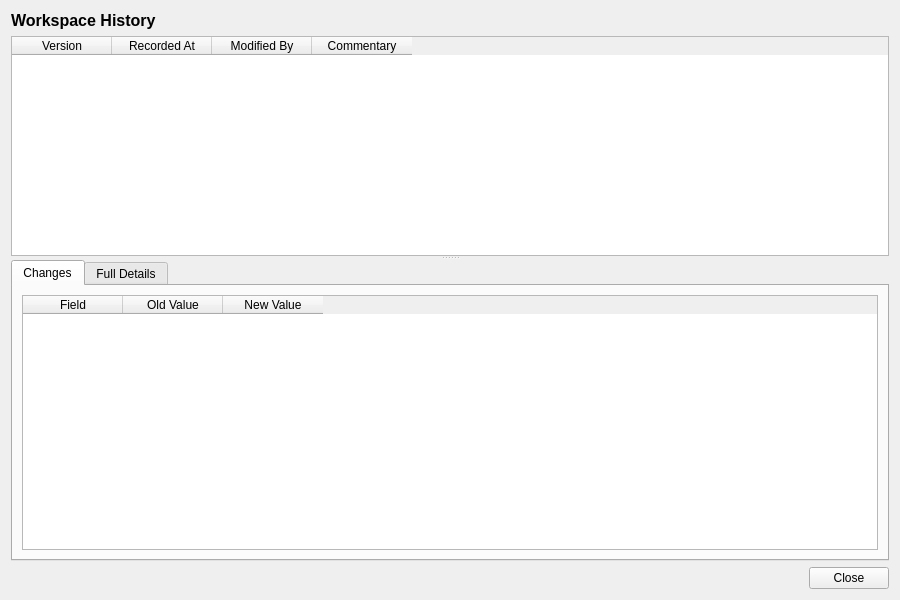
<?xml version="1.0" encoding="UTF-8"?>
<ui version="4.0">
 <class>WorkspaceHistoryDialog</class>
 <widget class="QWidget" name="WorkspaceHistoryDialog">
  <property name="geometry">
   <rect>
    <x>0</x>
    <y>0</y>
    <width>900</width>
    <height>600</height>
   </rect>
  </property>
  <property name="windowTitle">
   <string>Workspace History</string>
  </property>
  <layout class="QVBoxLayout" name="verticalLayout">
   <item>
    <widget class="QLabel" name="titleLabel">
     <property name="font">
      <font>
       <pointsize>12</pointsize>
       <bold>true</bold>
      </font>
     </property>
     <property name="text">
      <string>Workspace History</string>
     </property>
    </widget>
   </item>
   <item>
    <widget class="QSplitter" name="splitter">
     <property name="orientation">
      <enum>Qt::Vertical</enum>
     </property>
     <widget class="QTableWidget" name="versionListWidget">
      <property name="minimumHeight">
       <number>150</number>
      </property>
      <property name="maximumHeight">
       <number>250</number>
      </property>
      <property name="alternatingRowColors">
       <bool>true</bool>
      </property>
      <property name="editTriggers">
       <set>QAbstractItemView::NoEditTriggers</set>
      </property>
      <property name="selectionMode">
       <enum>QAbstractItemView::SingleSelection</enum>
      </property>
      <property name="selectionBehavior">
       <enum>QAbstractItemView::SelectRows</enum>
      </property>
      <column>
       <property name="text">
        <string>Version</string>
       </property>
      </column>
      <column>
       <property name="text">
        <string>Recorded At</string>
       </property>
      </column>
      <column>
       <property name="text">
        <string>Modified By</string>
       </property>
      </column>
      <column>
       <property name="text">
        <string>Commentary</string>
       </property>
      </column>
     </widget>
     <widget class="QWidget" name="detailWidget">
      <layout class="QVBoxLayout" name="detailLayout">
       <property name="leftMargin">
        <number>0</number>
       </property>
       <property name="topMargin">
        <number>0</number>
       </property>
       <property name="rightMargin">
        <number>0</number>
       </property>
       <property name="bottomMargin">
        <number>0</number>
       </property>
       <item>
        <widget class="QTabWidget" name="tabWidget">
         <property name="currentIndex">
          <number>0</number>
         </property>
         <widget class="QWidget" name="changesTab">
          <attribute name="title">
           <string>Changes</string>
          </attribute>
          <layout class="QVBoxLayout" name="changesTabLayout">
           <item>
            <widget class="QTableWidget" name="changesTableWidget">
             <property name="editTriggers">
              <set>QAbstractItemView::NoEditTriggers</set>
             </property>
             <property name="alternatingRowColors">
              <bool>true</bool>
             </property>
             <property name="selectionMode">
              <enum>QAbstractItemView::SingleSelection</enum>
             </property>
             <property name="selectionBehavior">
              <enum>QAbstractItemView::SelectRows</enum>
             </property>
             <column>
              <property name="text">
               <string>Field</string>
              </property>
             </column>
             <column>
              <property name="text">
               <string>Old Value</string>
              </property>
             </column>
             <column>
              <property name="text">
               <string>New Value</string>
              </property>
             </column>
            </widget>
           </item>
          </layout>
         </widget>
         <widget class="QWidget" name="fullDetailsTab">
          <attribute name="title">
           <string>Full Details</string>
          </attribute>
          <layout class="QVBoxLayout" name="fullDetailsTabLayout">
           <item>
            <widget class="QScrollArea" name="scrollArea">
             <property name="widgetResizable">
              <bool>true</bool>
             </property>
             <widget class="QWidget" name="scrollAreaWidgetContents">
              <property name="geometry">
               <rect>
                <x>0</x>
                <y>0</y>
                <width>560</width>
                <height>450</height>
               </rect>
              </property>
              <layout class="QFormLayout" name="formLayout">
               <item row="0" column="0">
                <widget class="QLabel" name="nameLabel">
                 <property name="text">
                  <string>Name:</string>
                 </property>
                </widget>
               </item>
               <item row="0" column="1">
                <widget class="QLabel" name="nameValue">
                 <property name="text">
                  <string/>
                 </property>
                </widget>
               </item>
               <item row="1" column="0">
                <widget class="QLabel" name="descriptionLabel">
                 <property name="text">
                  <string>Description:</string>
                 </property>
                </widget>
               </item>
               <item row="1" column="1">
                <widget class="QLabel" name="descriptionValue">
                 <property name="text">
                  <string/>
                 </property>
                </widget>
               </item>
               <item row="2" column="0">
                <widget class="QLabel" name="source_pathLabel">
                 <property name="text">
                  <string>Source Path:</string>
                 </property>
                </widget>
               </item>
               <item row="2" column="1">
                <widget class="QLabel" name="sourcePathValue">
                 <property name="text">
                  <string/>
                 </property>
                </widget>
               </item>
               <item row="3" column="0">
                <widget class="QLabel" name="parent_workspace_idLabel">
                 <property name="text">
                  <string>Parent:</string>
                 </property>
                </widget>
               </item>
               <item row="3" column="1">
                <widget class="QLabel" name="parentValue">
                 <property name="text">
                  <string/>
                 </property>
                </widget>
               </item>
               <item row="4" column="0">
                <widget class="QLabel" name="owner_idLabel">
                 <property name="text">
                  <string>Owner:</string>
                 </property>
                </widget>
               </item>
               <item row="4" column="1">
                <widget class="QLabel" name="ownerValue">
                 <property name="text">
                  <string/>
                 </property>
                </widget>
               </item>
               <item row="5" column="0">
                <widget class="QLabel" name="status_codeLabel">
                 <property name="text">
                  <string>Status:</string>
                 </property>
                </widget>
               </item>
               <item row="5" column="1">
                <widget class="QLabel" name="statusValue">
                 <property name="text">
                  <string/>
                 </property>
                </widget>
               </item>
               <item row="6" column="0">
                <widget class="QLabel" name="versionNumberLabel">
                 <property name="text">
                  <string>Version:</string>
                 </property>
                </widget>
               </item>
               <item row="6" column="1">
                <widget class="QLabel" name="versionNumberValue">
                 <property name="text">
                  <string/>
                 </property>
                </widget>
               </item>
               <item row="7" column="0">
                <widget class="QLabel" name="modifiedByLabel">
                 <property name="text">
                  <string>Modified By:</string>
                 </property>
                </widget>
               </item>
               <item row="7" column="1">
                <widget class="QLabel" name="modifiedByValue">
                 <property name="text">
                  <string/>
                 </property>
                </widget>
               </item>
               <item row="8" column="0">
                <widget class="QLabel" name="recordedAtLabel">
                 <property name="text">
                  <string>Recorded At:</string>
                 </property>
                </widget>
               </item>
               <item row="8" column="1">
                <widget class="QLabel" name="recordedAtValue">
                 <property name="text">
                  <string/>
                 </property>
                </widget>
               </item>
               <item row="9" column="0">
                <widget class="QLabel" name="changeCommentaryLabel">
                 <property name="text">
                  <string>Change Commentary:</string>
                 </property>
                </widget>
               </item>
               <item row="9" column="1">
                <widget class="QLabel" name="changeCommentaryValue">
                 <property name="text">
                  <string/>
                 </property>
                 <property name="wordWrap">
                  <bool>true</bool>
                 </property>
                </widget>
               </item>
              </layout>
             </widget>
            </widget>
           </item>
          </layout>
         </widget>
        </widget>
       </item>
      </layout>
     </widget>
    </widget>
   </item>
   <item>
    <layout class="QHBoxLayout" name="buttonLayout">
     <item>
      <spacer name="horizontalSpacer">
       <property name="orientation">
        <enum>Qt::Horizontal</enum>
       </property>
       <property name="sizeHint" stdset="0">
        <size><width>40</width><height>20</height></size>
       </property>
      </spacer>
     </item>
     <item>
      <widget class="QPushButton" name="closeButton">
       <property name="text">
        <string>Close</string>
       </property>
      </widget>
     </item>
    </layout>
   </item>
  </layout>
 </widget>
 <resources/>
 <connections/>
</ui>
